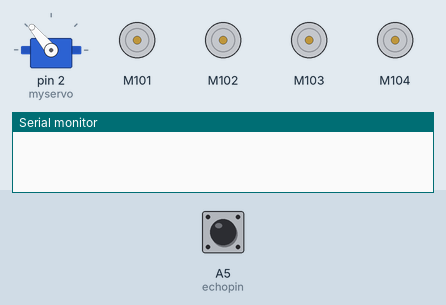
Recording of a sketch running on a simulated Arduino Uno, built with avr-gcc and run on an emulated ATmega328P. On the bench: servo, 4 × DC motor (green arrow = forward, orange = backward, longer = faster), the last lines printed to the serial monitor. The inputs (shaded band) are chosen by the test bench; at power-on: A5 (echopin) LOW.

Above: at 0.1 s.
At 7.6 s:
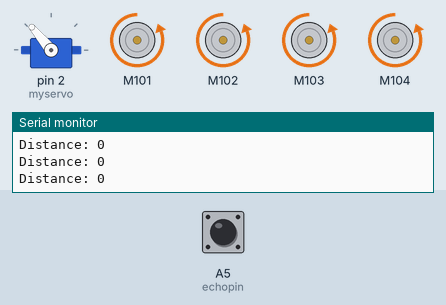
7.7 s: A5 (echopin) pulsed HIGH 5 times (0.12 s each, 0.3 s apart)
At 10.1 s:
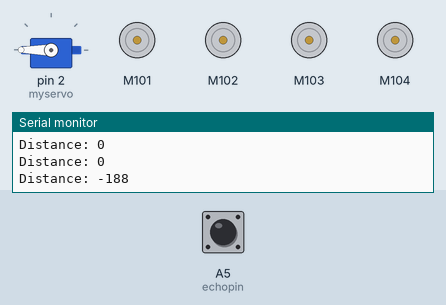
Timing chart, 0 to 24.2 s (numbered marks = the images above; inputs shaded):
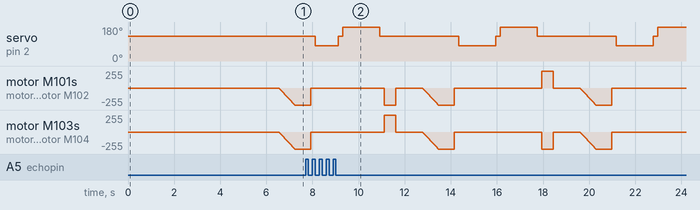

Measured:
- by itself, servo on pin 2 (myservo): repeats every 6.8 s: 130° 0.20 s, 180° 1.6 s, 130° 3.4 s, 80° 1.6 s

The sketch:

S.ino
```cpp
//#include <NewPing.h>
#include <Servo.h>
#include <MotorDriver.h>
//#include <WiFiNINA.h>
//#include <SPI.h>
//#include <AESLib.h>
//#include <ArduinoHttpClient.h>

MotorDriver m;
bool on = false;
#define triggerpin A4
#define echopin A5
#define MAX_DISTANCE 200
#define MAX_SPEED 400 // sets speed of DC  ms
#define MAX_SPEED_OFFSET 20
#define ROUNDTRIP_CM 57      // Microseconds (uS) it takes sound to travel round-trip 1cm (2cm total), uses integer to save compiled code space.

//NewPing sonar(TRIG_PIN, ECHO_PIN, MAX_DISTANCE);

Servo myservo;

boolean goesForward=false;
int distance = 100;
int speedSet = 0;
float angle = 0;
float x = 0;
float y = 0;
float pi = 3.14;

//char ssid[] = "";             //  your network SSID (name) between the " "
//char pass[] = "";      // your network password between the " "
//int keyIndex = 0;                 // your network key Index number (needed only for WEP)
//int status = WL_IDLE_STATUS;      //connection status
//WiFiServer server(80);            //server socket
////IPAddress cse_ip(192,168,43,75);
//char cse_ip[] = "192.168.43.75";
//int cse_port = 8080;
//WiFiClient wifi;
//String cse_server = "http://"+String(cse_ip)+":"+String(cse_port)+"/~/in-cse/in-name/";
//HttpClient Hclient = HttpClient(wifi, cse_ip, cse_port);
//WiFiClient client = server.available();

//int ledPin = 2;

static const int servoPin = 2;

void setup() {
  Serial.begin(9600);
//  pinMode(ledPin, OUTPUT);
//  while (!Serial);
//
//  enable_WiFi();
//  connect_WiFi();

//  server.begin();
//  printWifiStatus();

  myservo.attach(2);
  myservo.write(130);
  delay(2000);
  distance = readPing();
  delay(100);
  distance = readPing();
  delay(100);
  distance = readPing();
  delay(100);
  distance = readPing();
  delay(100);
}

void loop() {
// client = server.available();
// if (client) {
//  // if you get a client,
//  on = !on;
//    Serial.println("new client");           // print a message out the serial port
//    String currentLine = "";                // make a String to hold incoming data from the client
//    while (client.connected()) {            // loop while the client's connected
//      if (client.available()) {             // if there's bytes to read from the client,
//        char c = client.read();             // read a byte, then
//        Serial.write(c);                    // print it out the serial monitor
//        if (c == '\n') {                    // if the byte is a newline character
//
//          // if the current line is blank, you got two newline characters in a row.
//          // that's the end of the client HTTP request, so send a response:
//          if (currentLine.length() == 0) {
//
//            // HTTP headers always start with a response code (e.g. HTTP/1.1 200 OK)
//            // and a content-type so the client knows what's coming, then a blank line:
//            client.println("HTTP/1.1 200 OK");
//            client.println("Content-type:text/html");
//            client.println();
//
//            //create the buttons
//            client.print("Click <a href=\"/H\">here</a> turn the LED on<br>");
//            client.print("Click <a href=\"/L\">here</a> turn the LED off<br><br>");
//
//            int randomReading = analogRead(A1);
//            client.print("Random reading from analog pin: ");
//            client.print(randomReading);
//
//            // The HTTP response ends with another blank line:
//            client.println();
//            // break out of the while loop:
//            break;
//          }
//          else {      // if you got a newline, then clear currentLine:
//            currentLine = "";
//          }
//        }
//        else if (c != '\r') {    // if you got anything else but a carriage return character,
//          currentLine += c;      // add it to the end of the currentLine
//        }
//      }
//      }
//
//      client.stop();
// }
//
on = true;
  if(on == true){
 int distanceR = 0;
 int distanceL =  0;
 delay(40);

 if(distance<=25 )
 {
  moveStop();
  delay(100);
  moveBackward();
  delay(300);
  moveStop();
  delay(200);
//  unsigned long t = millis();
//  String val = String(x) + " " + String(y) + " " + String(t);
//  createCI(val);
  distanceR = lookRight();
  delay(200);
  distanceL = lookLeft();
  delay(200);

  if(distanceR>=distanceL)
  {
    turnRight();
    moveStop();
  }else
  {
    turnLeft();
    moveStop();
  }
 }else
 {
  moveForward();
 }
 distance = readPing();
}
}

int lookRight()
{
    myservo.write(80);
    delay(500);
    int distance = readPing();
    delay(100);
    myservo.write(130);
    return distance;
}

int lookLeft()
{
    myservo.write(180);
    delay(500);
    int distance = readPing();
    delay(100);
    myservo.write(130);
    return distance;
    delay(100);
}

int readPing() {
digitalWrite(triggerpin, LOW);
delayMicroseconds(2);
digitalWrite(triggerpin, HIGH);
delayMicroseconds(15);
digitalWrite(triggerpin, LOW);
int distance;
int duration;
duration = pulseIn(echopin, HIGH);
distance= duration*0.034/2;
Serial.print("Distance: ");
Serial.println(distance);
return distance;
}

void moveStop() {
  m.motor(1, FORWARD,0);
  m.motor(2, FORWARD,0);
  m.motor(3, FORWARD,0);
  m.motor(4, FORWARD,0);
  }

void moveForward() {

 if(!goesForward)
  {
    goesForward=true;
    m.motor(1, FORWARD,speedSet);
    m.motor(2, FORWARD,speedSet);
    m.motor(3, FORWARD,speedSet);
    m.motor(4, FORWARD,speedSet);
    x = x + speedSet*cos(angle*pi/180);
    y = y + speedSet*sin(angle*pi/180);

   for (speedSet = 0; speedSet < MAX_SPEED; speedSet +=2) // slowly bring the speed up to avoid loading down the batteries too quickly
   {
    m.motor(1, FORWARD,speedSet);
    m.motor(2, FORWARD,speedSet);
    m.motor(3, FORWARD,speedSet);
    m.motor(4, FORWARD,speedSet);
    x = x + speedSet*cos(angle*pi/180);
    y = y + speedSet*sin(angle*pi/180);
    delay(5);
   }

  }
}

void moveBackward() {
    goesForward=false;
    m.motor(1, BACKWARD,speedSet);
    m.motor(2, BACKWARD,speedSet);
    m.motor(3, BACKWARD,speedSet);
    m.motor(4, BACKWARD,speedSet);
    x = x - speedSet*cos(angle*pi/180);
    y = y - speedSet*sin(angle*pi/180);
  for (speedSet = 0; speedSet < MAX_SPEED; speedSet +=2) // slowly bring the speed up to avoid loading down the batteries too quickly
  {
    m.motor(1, BACKWARD,speedSet);
    m.motor(2, BACKWARD,speedSet);
    m.motor(3, BACKWARD,speedSet);
    m.motor(4, BACKWARD,speedSet);
    x = x - speedSet*cos(angle*pi/180);
    y = y - speedSet*sin(angle*pi/180);
    delay(5);
  }
}

void turnRight() {
  m.motor(1,FORWARD, speedSet);
  m.motor(2,FORWARD, speedSet);
  m.motor(3,BACKWARD, speedSet);
  m.motor(4,BACKWARD, speedSet);
  angle -= 15;
  delay(500);
  m.motor(1,FORWARD, speedSet);
  m.motor(2,FORWARD, speedSet);
  m.motor(3,FORWARD, speedSet);
  m.motor(4,FORWARD, speedSet);
  x = x + speedSet*cos(angle*pi/180);
  y = y + speedSet*sin(angle*pi/180);
}

void turnLeft() {
  m.motor(1, BACKWARD, speedSet);
  m.motor(2, BACKWARD, speedSet);
  m.motor(3, FORWARD,speedSet);
  m.motor(4, FORWARD, speedSet);
  angle += 15;
  delay(500);
  m.motor(1, FORWARD,speedSet);
  m.motor(2, FORWARD,speedSet);
  m.motor(3, FORWARD,speedSet);
  m.motor(4, FORWARD,speedSet);
  x = x + speedSet*cos(angle*pi/180);
  y = y + speedSet*sin(angle*pi/180);
}

//void createCI(String val){
//  uint8_t key[] = {0,1,2,3,4,5,6,7,8,9,10,11,12,13,14,15,16,17,18,19,20,21,22,23,24,25,26,27,28,29,30,31};
//  int i;
//  char data[] = "0123456789012345";
//  for(i=0;i<val.length();i++){
//    data[i]=val[i];
//  }
//  while(i<16){
//    data[i]="A";
//    i++;
//  }
//  aes256_enc_single(key, data);
//  String body = "{\"m2m:cin\": {\"lbl\": [ \"Team-13\" ],\"con\": \"" + String(val)+ "\"}}";
//  Hclient.beginRequest();
//  Hclient.post("/~/in-cse/in-name/Team-13/Node-1/Data/");
//  Hclient.sendHeader("Content-Length", body.length());
//  Hclient.sendHeader("X-M2M-Origin", "admin:admin");
//  Hclient.sendHeader("Content-Type", "application/json;ty=4");
//  Hclient.sendHeader("Connection", "keep-alive");
//  Hclient.beginBody();
////  String body = "m2m:cin: {lbl: [ \"Team-13\" ],con: \"" + String(val)+ "\"}";
//  Serial.println(body);
//  Hclient.print(body);
//  Hclient.endRequest();
//  int status = Hclient.responseStatusCode();
//  String responseBody = Hclient.responseBody();
//  Serial.println(status);
//  Serial.println(responseBody);
//  delay(1000);
//}
//
//void printWifiStatus() {
//  // print the SSID of the network you're attached to:
//  Serial.print("SSID: ");
//  Serial.println(WiFi.SSID());
//
//  // print your board's IP address:
//  IPAddress ip = WiFi.localIP();
//  Serial.print("IP Address: ");
//  Serial.println(ip);
//
//  // print the received signal strength:
//  long rssi = WiFi.RSSI();
//  Serial.print("signal strength (RSSI):");
//  Serial.print(rssi);
//  Serial.println(" dBm");
//
//  Serial.print("To see this page in action, open a browser to http://");
//  Serial.println(ip);
//}
//
//void enable_WiFi() {
//  // check for the WiFi module:
//  if (WiFi.status() == WL_NO_MODULE) {
//    Serial.println("Communication with WiFi module failed!");
//    // don't continue
//    while (true);
//  }
//
//  String fv = WiFi.firmwareVersion();
//  if (fv < "1.0.0") {
//    Serial.println("Please upgrade the firmware");
//  }
//}
//
//void connect_WiFi() {
//  // attempt to connect to Wifi network:
//  while (status != WL_CONNECTED) {
//    Serial.print("Attempting to connect to SSID: ");
//    Serial.println(ssid);
//    // Connect to WPA/WPA2 network. Change this line if using open or WEP network:
//    status = WiFi.begin(ssid, pass);
//
//    // wait 10 seconds for connection:
//    delay(10000);
//  }
//}
//
//void printWEB() {
//
//  if (client) {                             // if you get a client,
//    Serial.println("new client");           // print a message out the serial port
//    String currentLine = "";                // make a String to hold incoming data from the client
//    while (client.connected()) {            // loop while the client's connected
//      if (client.available()) {             // if there's bytes to read from the client,
//        char c = client.read();             // read a byte, then
//        Serial.write(c);                    // print it out the serial monitor
//        if (c == '\n') {                    // if the byte is a newline character
//
//          // if the current line is blank, you got two newline characters in a row.
//          // that's the end of the client HTTP request, so send a response:
//          if (currentLine.length() == 0) {
//
//            // HTTP headers always start with a response code (e.g. HTTP/1.1 200 OK)
//            // and a content-type so the client knows what's coming, then a blank line:
//            client.println("HTTP/1.1 200 OK");
//            client.println("Content-type:text/html");
//            client.println();
//
//            //create the buttons
//            client.print("Click <a href=\"/H\">here</a> turn the LED on<br>");
//            client.print("Click <a href=\"/L\">here</a> turn the LED off<br><br>");
//
//            int randomReading = analogRead(A1);
//            client.print("Random reading from analog pin: ");
//            client.print(randomReading);
//
//
//            // The HTTP response ends with another blank line:
//            client.println();
//            // break out of the while loop:
//            break;
//          }
//          else {      // if you got a newline, then clear currentLine:
//            currentLine = "";
//          }
//        }
//        else if (c != '\r') {    // if you got anything else but a carriage return character,
//          currentLine += c;      // add it to the end of the currentLine
//        }
//
//        if (currentLine.endsWith("GET /H")) {
//        digitalWrite(ledPin, HIGH);
//        }
//        if (currentLine.endsWith("GET /L")) {
//        digitalWrite(ledPin, LOW);
//        }
//
//      }
//    }
//    // close the connection:
//    client.stop();
//    Serial.println("client disconnected");
//  }
//}
```
